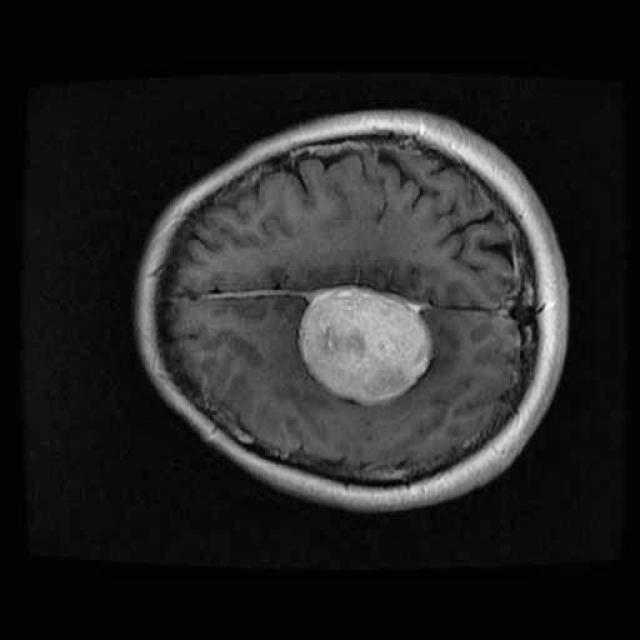
#> input picture 12_jpg.rf.21eba5a77b6113c9d7f9b182092a02d3.jpg, 640 x 640 px
$ jupyter execute 'otsu-genetic 4.ipynb'
#> lines starting #> are read from the running program, lines starting #| are printed output that depends on the picture; after the words box and inside, x2 and y2 are one past the last pixel; in counts of white or black regions, pixels touching at a corner belong together; long printed decimals are rounded
<h1 style="text-align:center; font-size: 40px;">Title</h1>

# Import libraries

[cell 1]
import matplotlib.pyplot as plt
import numpy as np
import cv2
from skimage.metrics import peak_signal_noise_ratio as psnr
from skimage.metrics import structural_similarity as ssim
from scipy.spatial.distance import directed_hausdorff
from skimage.exposure import histogram
from skimage._shared.utils import warn
from skimage.filters._multiotsu import (
    _get_multiotsu_thresh_indices
)
import time

# Load the image

[cell 2]
image_path = "12_jpg.rf.21eba5a77b6113c9d7f9b182092a02d3.jpg"
image = cv2.imread(image_path, cv2.IMREAD_GRAYSCALE)
#> image is the input picture: shape (640, 640); min 0, max 255, mean 36.2

# functions

[cell 3]
def dice_coefficient(seg_mask, gt_mask):
    intersection = np.logical_and(seg_mask, gt_mask)
    return 2.0 * intersection.sum() / (seg_mask.sum() + gt_mask.sum())

def jaccard_index(seg_mask, gt_mask):
    intersection = np.logical_and(seg_mask, gt_mask)
    union = np.logical_or(seg_mask, gt_mask)
    return intersection.sum() / union.sum()

def sorensen_dice_coefficient(seg_mask, gt_mask):
    intersection = np.logical_and(seg_mask, gt_mask)
    return 2.0 * intersection.sum() / (seg_mask.sum() + gt_mask.sum())

def _validate_image_histogram(image, hist, nbins=None, normalize=False):

#> called with nbins = 256, normalize = True
    if image is None and hist is None:
        raise Exception("Either image or hist must be provided.")

    if hist is not None:
        if isinstance(hist, (tuple, list)):
            counts, bin_centers = hist
        else:
            counts = hist
            bin_centers = np.arange(counts.size)

        if counts[0] == 0 or counts[-1] == 0:
            cond = counts > 0
            start = np.argmax(cond)
            end = cond.size - np.argmax(cond[::-1])
            counts, bin_centers = counts[start:end], bin_centers[start:end]
    else:
        counts, bin_edges = histogram(
            image.reshape(-1), nbins, source_range='image', normalize=normalize
        )
#> counts = 256 values, max 0.244 at index 3, min 0 at index 245, mean 0.00391; bin_edges = 256 values from 0 to 255
        bin_centers = (bin_edges[:-1] + bin_edges[1:]) / 2
#> bin_centers = 255 values from 0.5 to 254.5
    return counts.astype('float32', copy=False), bin_centers

import time

def threshold_multiotsu(image=None, classes=4, nbins=256, *, hist=None):
    start_time = time.time()  # Commencer le chronométrage

    if image is not None and image.ndim > 2 and image.shape[-1] in (3, 4):
        warn(f'threshold_multiotsu is expected to work correctly only for '
             f'grayscale images; image shape {image.shape} looks like '
             f'that of an RGB image.')

    # Calcul de l'histogramme et de la probabilité de chaque niveau de gris.
    prob, bin_centers = _validate_image_histogram(image, hist, nbins,
                                                  normalize=True)
#> prob has the same summary as counts in _validate_image_histogram; bin_centers = 255 values from 0.5 to 254.5
    prob = prob.astype('float32', copy=False)

    nvalues = np.count_nonzero(prob)
#> nvalues = 253
    if nvalues < classes:
        msg = (f'After discretization into bins, the input image has '
               f'only {nvalues} different values. It cannot be thresholded '
               f'in {classes} classes. If there are more unique values '
               f'before discretization, try increasing the number of bins '
               f'(`nbins`).')
        raise ValueError(msg)
    elif nvalues == classes:
        thresh_idx = np.flatnonzero(prob)[:-1]
    else:
        # Obtenir les indices de seuil
        thresh_idx = _get_multiotsu_thresh_indices(prob, classes - 1)
#> thresh_idx = [34, 76, 128]

    end_time = time.time()  # Arrêter le chronométrage
    print("Time taken for multi otsu function:", end_time - start_time, "seconds")

    thresh = bin_centers[thresh_idx]
#> thresh = [34.5, 76.5, 128.5]

    return thresh


def apply_multiotsu_thresholds(image, thresholds):
    result = np.zeros_like(image)
    for i in range(len(thresholds)):
        result[image > thresholds[i]] = 255 * (i + 1) / len(thresholds)
    return result

def fitness_function(thresholds, image):
    segmented_image = apply_multiotsu_thresholds(image, thresholds)
    return -psnr(image, segmented_image)

def selection(population, fitness_scores):
    sorted_indices = np.argsort(fitness_scores)
    return population[sorted_indices[-2:]], fitness_scores[sorted_indices[-2:]]

def crossover(parents):
    crossover_point = np.random.randint(1, len(parents[0]))
    child1 = np.concatenate((parents[0][:crossover_point], parents[1][crossover_point:]))
    child2 = np.concatenate((parents[1][:crossover_point], parents[0][crossover_point:]))
    return child1, child2

def mutation(child, mutation_rate):
    for i in range(len(child)):
        if np.random.rand() < mutation_rate:
            child[i] = np.random.randint(0, 255)
    return child
def genetic_algorithm(image, num_thresholds, population_size=4, num_generations=4, mutation_rate=0.25):
    start_time = time.time()
    population = np.random.randint(0, 255, size=(population_size, num_thresholds))
    for generation in range(num_generations):
        fitness_scores = np.array([fitness_function(thresholds, image) for thresholds in population])
        selected_population, selected_fitness = selection(population, fitness_scores)
        new_population = []
        for _ in range(population_size // 2):
            parents = selected_population[np.random.choice(range(len(selected_population)), size=2, replace=False)]
            child1, child2 = crossover(parents)
            child1 = mutation(child1, mutation_rate)
            child2 = mutation(child2, mutation_rate)
            new_population.extend([child1, child2])
        population = np.array(new_population)
    best_thresholds = population[np.argmax(fitness_scores)]
    end_time = time.time()
    print("Time taken for genetic algorithm optimization:", end_time - start_time, "seconds")
    return np.sort(best_thresholds)

# multi-otsu thresholding without filtering

[cell 4]
# Calculate multi-Otsu thresholds
thresholds = threshold_multiotsu(image)
#> thresholds = [34.5, 76.5, 128.5]

# Segment the image into different regions
regions = np.digitize(image, bins=thresholds)
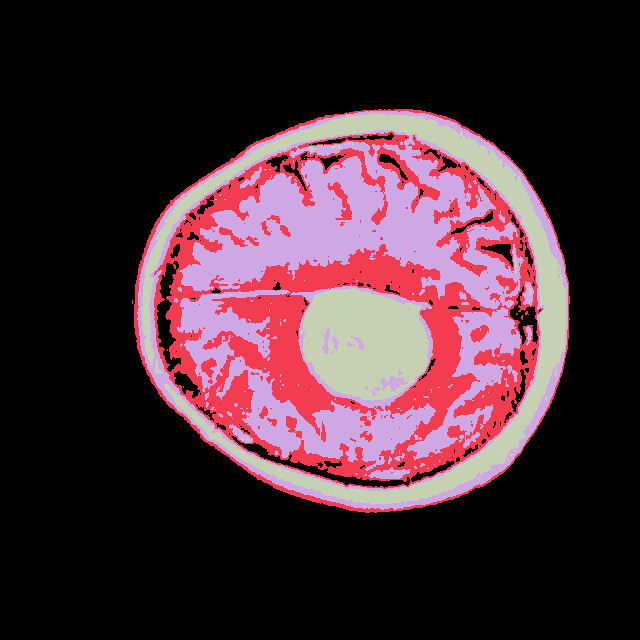
#> regions: shape (640, 640) int64; 4 distinct labels, from 0 to 3; one colour per label, 0 black

# Display the original image, histogram, and multi-Otsu result
fig, ax = plt.subplots(nrows=1, ncols=3, figsize=(10, 3.5))

# Original image
ax[0].imshow(image, cmap='gray')
ax[0].set_title('Original')
ax[0].axis('off')

# Histogram with threshold lines
ax[1].hist(image.ravel(), bins=255)
ax[1].set_title('Histogram')
for thresh in thresholds:
    ax[1].axvline(thresh, color='r')
#> this loop made 3 passes
#> thresh on passes 1 to 3: 34.5, 76.5, 128.5

# Multi-Otsu result
ax[2].imshow(regions, cmap='jet')
ax[2].set_title('Multi-Otsu result')
ax[2].axis('off')

plt.subplots_adjust()
plt.show()
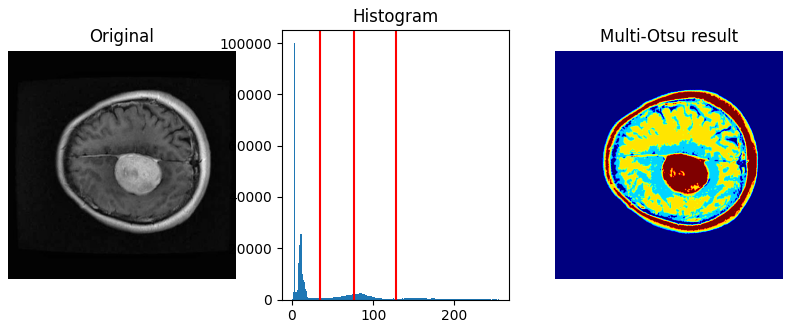
#> figure drawn by matplotlib, 3 panels; panel 2: tallest bar 100142 high, from x = 3 to 4

# Calculate the measures

[cell 5]
# Calculate PSNR, SSIM, Dice Coefficient, Jaccard Index, and Sørensen-Dice Coefficient
psnr_value = psnr(image, regions)
#> psnr_value = 12.77
ssim_value = ssim(image, regions)
#> ssim_value = 0.142
dsc_value = dice_coefficient(image, regions)
#> in dice_coefficient, `intersection = np.logical_and(seg_mask, gt_mask)`:
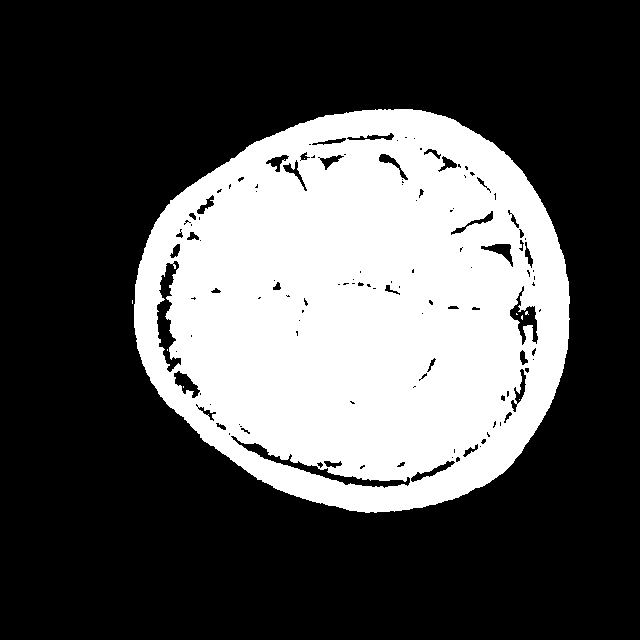
#> intersection: shape (640, 640) bool; 31.9% white; 9 white regions (8 under 20 px), largest, box (x1, y1, x2, y2) and area: (134, 109, 570, 513) 130446
#> dsc_value = 0.0173
ji_value = jaccard_index(image, regions)
#> in jaccard_index, `union = np.logical_or(seg_mask, gt_mask)`:
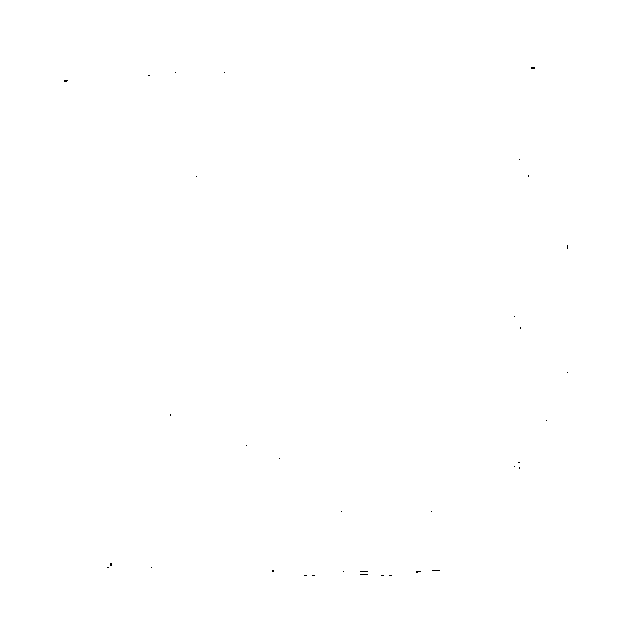
#> union: shape (640, 640) bool; 100% white; black in thin lines or dots, all inside (x1, y1, x2, y2) = (64, 67, 568, 576)
#> ji_value = 0.319

#print the values
print("the psnr : ",psnr_value)
#| the psnr :  12.769
print()
print("the ssim : ",ssim_value)
#| the ssim :  0.1424
print()
print("Dice Similarity Coefficient : ", dsc_value)
#| Dice Similarity Coefficient :  0.0173
print()
print("Jaccard Index : ", ji_value)
#| Jaccard Index :  0.3186

# multi-otsu thresholding with median filter

[cell 6]
#apply the filters
image_filtre_3 = cv2.medianBlur(image, 3)
image_filtre_113 = cv2.medianBlur(image,113 )
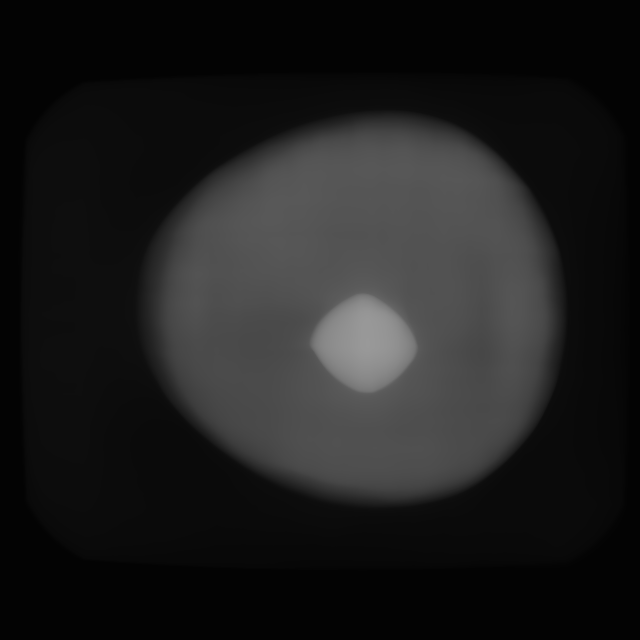
#> image_filtre_113: shape (640, 640); min 3, max 153, mean 29.8

# Calculate multi-Otsu thresholds
thresholds = threshold_multiotsu(image_filtre_3, classes=4)
#> thresholds = [34.5, 76.5, 127.5]
thresholdss = threshold_multiotsu(image_filtre_113, classes=4)
#> thresholdss = [26.5, 62.5, 108.5]


# Segment the images into different regions
regions = np.digitize(image_filtre_3, bins=thresholds)
#> regions: shape (640, 640) int64; 4 distinct labels, from 0 to 3
regionss = np.digitize(image_filtre_113, bins=thresholds)
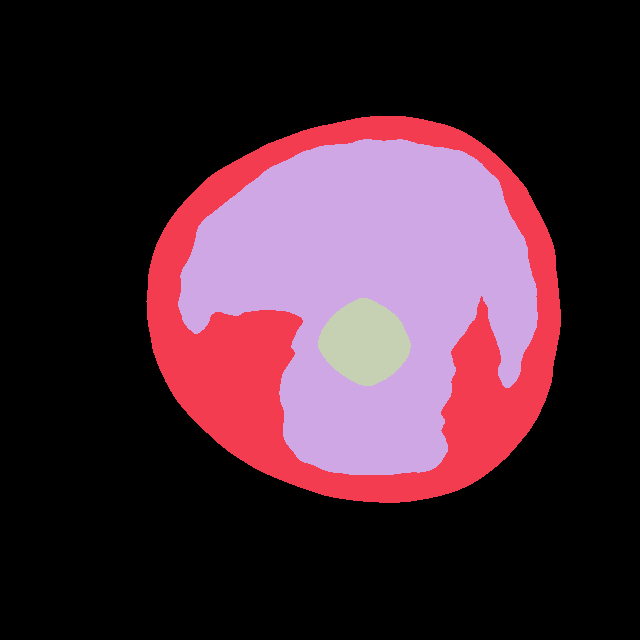
#> regionss: shape (640, 640) int64; 4 distinct labels, from 0 to 3; one colour per label, 0 black


# Display the filtered images, histograms, and multi-Otsu results
fig, axes = plt.subplots(nrows=2, ncols=3, figsize=(12, 8))

# Filtered images
axes[0, 0].imshow(image_filtre_3, cmap='gray')
axes[0, 0].set_title('Filtered Image (Kernel 3)')
axes[0, 0].axis('off')

axes[1, 0].imshow(image_filtre_113, cmap='gray')
axes[1, 0].set_title('Filtered Image (Kernel 113)')
axes[1, 0].axis('off')

# Histograms with threshold lines
axes[0, 1].hist(image_filtre_3.ravel(), bins=255)
for thresh in thresholds:
    axes[0, 1].axvline(thresh, color='r')
#> this loop made 3 passes
#> thresh on passes 1 to 3: 34.5, 76.5, 127.5
axes[0, 1].set_title('Histogram (Filtered Image - Kernel 3)')

axes[1, 1].hist(image_filtre_113.ravel(), bins=255)
for thresh in thresholdss:
    axes[1, 1].axvline(thresh, color='r')
#> this loop made 3 passes
#> thresh on passes 1 to 3: 26.5, 62.5, 108.5
axes[1, 1].set_title('Histogram (Filtered Image - Kernel 113)')

# Multi-Otsu results
axes[0, 2].imshow(regions, cmap='jet')
axes[0, 2].set_title('Multi-Otsu Result (Kernel 3)')
axes[0, 2].axis('off')

axes[1, 2].imshow(regionss, cmap='jet')
axes[1, 2].set_title('Multi-Otsu Result (Kernel 113)')
axes[1, 2].axis('off')

plt.tight_layout()
plt.show()
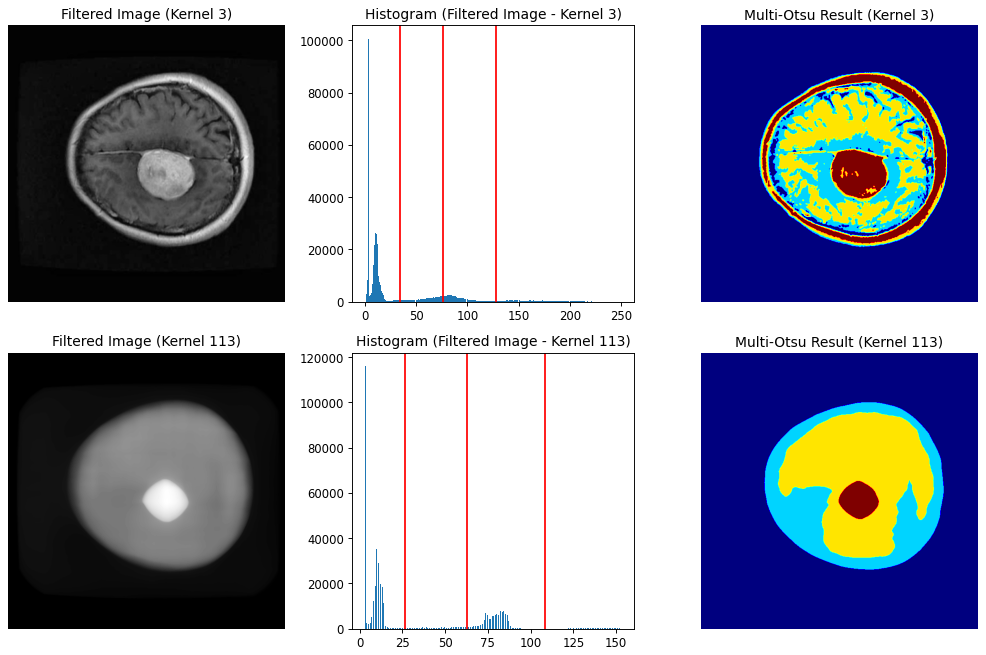
#> figure drawn by matplotlib, 6 panels; panel 2: tallest bar 100642 high, from x = 2.94 to 3.92; panel 5: tallest bar 116129 high, from x = 3 to 3.59

# Calculate the measures

[cell 7]
# Calculate PSNR, SSIM, Dice Coefficient, Jaccard Index, and Sørensen-Dice Coefficient for filtered image with kernel 3*3
psnr_value = psnr(image, regions)
ssim_value = ssim(image, regions)
dsc_value = dice_coefficient(image, regions)
ji_value = jaccard_index(image, regions)

# Print for kernel 3*3
print(" ********* for kernel 3*3 ********* ")
print()

#print the values
print("the psnr : ",psnr_value)
#| the psnr :  12.769
print()
print("the ssim : ",ssim_value)
#| the ssim :  0.1424
print()
print("Dice Similarity Coefficient : ", dsc_value)
#| Dice Similarity Coefficient :  0.01735
print()
print("Jaccard Index : ", ji_value)
#| Jaccard Index :  0.3195
print()
print()

# Calculate PSNR, SSIM, Dice Coefficient, Jaccard Index, and Sørensen-Dice Coefficient for filtered image with kernel 57*57
psnr_valuee = psnr(image, regionss)
#> psnr_valuee = 12.72
ssim_valuee = ssim(image, regionss)
#> ssim_valuee = 0.143
dsc_valuee = dice_coefficient(image, regionss)
#> in dice_coefficient (call 3), `intersection = np.logical_and(seg_mask, gt_mask)`:
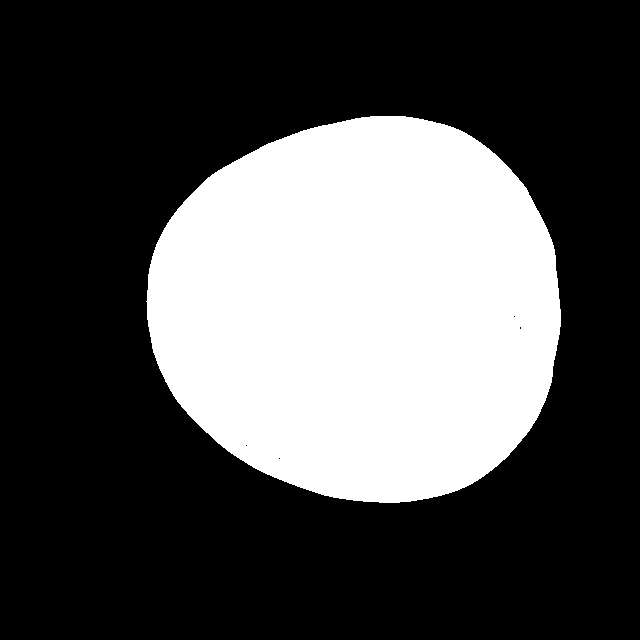
#> intersection: shape (640, 640) bool; 30.9% white; 1 white region, box (x1, y1, x2, y2) and area: (146, 116, 561, 503) 126687
#> dsc_valuee = 0.0168
ji_valuee = jaccard_index(image, regionss)
#> ji_valuee = 0.309

# Print for kernel 57*57
print(" ********* for kernel 57*57 ********* ")
print()

#print the values
print("the psnr : ",psnr_valuee)
#| the psnr :  12.724
print()
print("the ssim : ",ssim_valuee)
#| the ssim :  0.1428
print()
print("Dice Similarity Coefficient : ", dsc_valuee)
#| Dice Similarity Coefficient :  0.01683
print()
print("Jaccard Index : ", ji_valuee)
#| Jaccard Index :  0.3094

# multi-otsu thresholding with wiener filter

[cell 8]
#apply the filters
wiener_kernel_3 = np.ones((3, 3), np.float32) / 9
wiener_filtered_image_3 = cv2.filter2D(image, -1, wiener_kernel_3)

wiener_kernel_113 = np.ones((113, 113), np.float32) / (113 * 113)
wiener_filtered_image_113 = cv2.filter2D(image, -1, wiener_kernel_113)
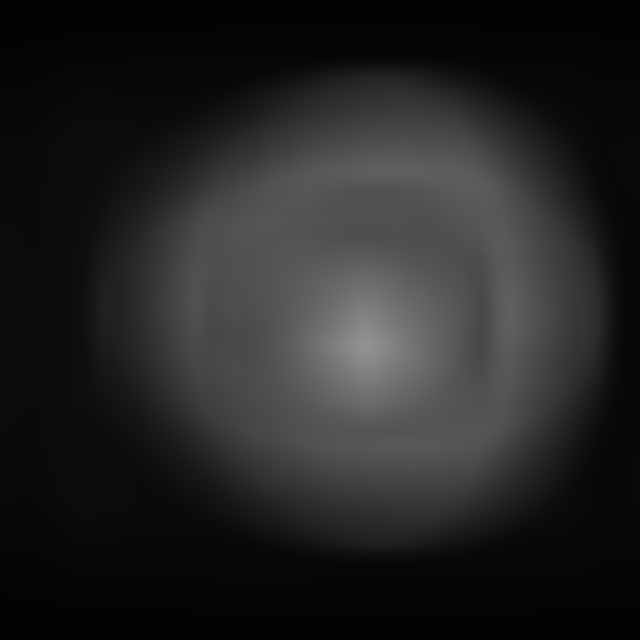
#> wiener_filtered_image_113: shape (640, 640); min 3, max 145, mean 36.2


# Calculate multi-Otsu thresholds
thresholds = threshold_multiotsu(wiener_filtered_image_3, classes=4)
#> thresholds = [33.5, 75.5, 127.5]
thresholdss = threshold_multiotsu(wiener_filtered_image_113, classes=4)
#> thresholdss = [26.5, 61.5, 96.5]


# Segment the image into different regions
regions = np.digitize(wiener_filtered_image_3, bins=thresholds)
#> regions: shape (640, 640) int64; 4 distinct labels, from 0 to 3
regionss = np.digitize(wiener_filtered_image_113, bins=thresholds)
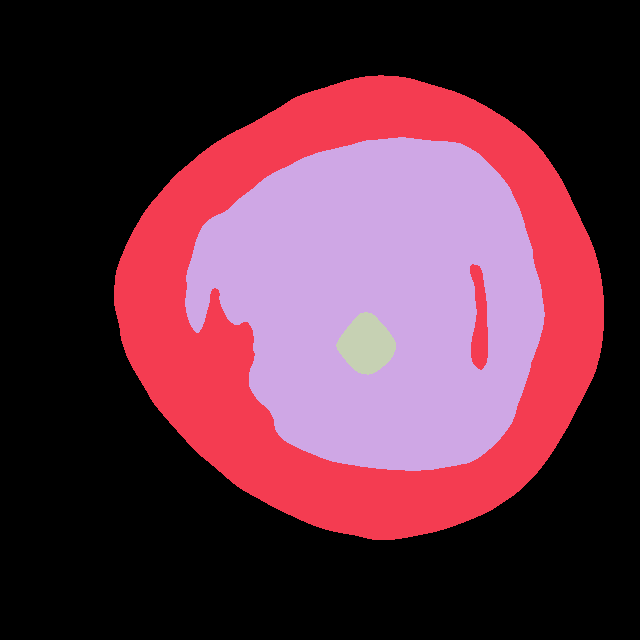
#> regionss: shape (640, 640) int64; 4 distinct labels, from 0 to 3; one colour per label, 0 black


# Display the filtered images, histograms, and multi-Otsu results
fig, axes = plt.subplots(nrows=2, ncols=3, figsize=(12, 8))

# Filtered images
axes[0, 0].imshow(wiener_filtered_image_3, cmap='gray')
axes[0, 0].set_title('Filtered Image (Kernel 3)')
axes[0, 0].axis('off')

axes[1, 0].imshow(wiener_filtered_image_113, cmap='gray')
axes[1, 0].set_title('Filtered Image (Kernel 113)')
axes[1, 0].axis('off')

# Histograms with threshold lines
axes[0, 1].hist(wiener_filtered_image_3.ravel(), bins=255)
for thresh in thresholds:
    axes[0, 1].axvline(thresh, color='r')
#> this loop made 3 passes
#> thresh on passes 1 to 3: 33.5, 75.5, 127.5
axes[0, 1].set_title('Histogram (Filtered Image - Kernel 3)')

axes[1, 1].hist(wiener_filtered_image_113.ravel(), bins=255)
for thresh in thresholdss:
    axes[1, 1].axvline(thresh, color='r')
#> this loop made 3 passes
#> thresh on passes 1 to 3: 26.5, 61.5, 96.5
#> (the rest of the program and of its run is left out)
